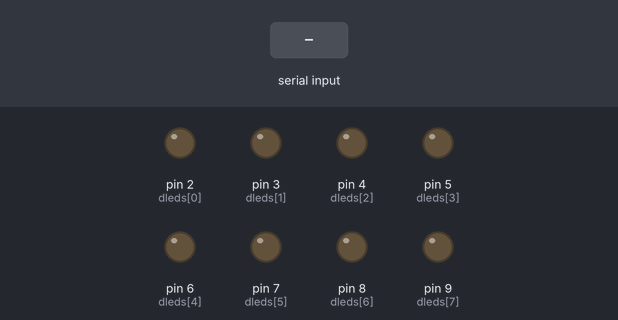
The sketch below on a simulated Arduino Uno, built with avr-gcc and run on an emulated ATmega328P. Shown: output pins drawn as LEDs (lit = HIGH). Dashed ring = blinking. Inputs (shaded band) come from the test bench.

Above: at 1.2 s.
1.3 s: "1" received over Serial
At 1.76 s:
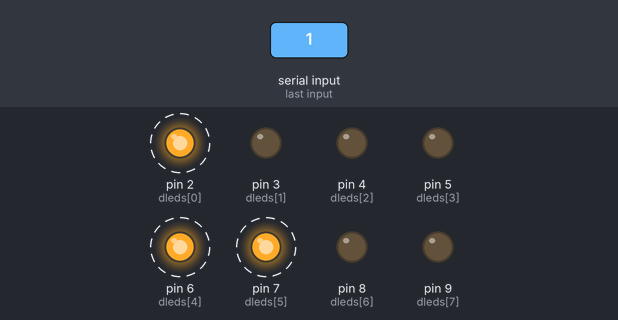
4.3 s: "0" received over Serial
7.3 s: "2" received over Serial
At 7.62 s:
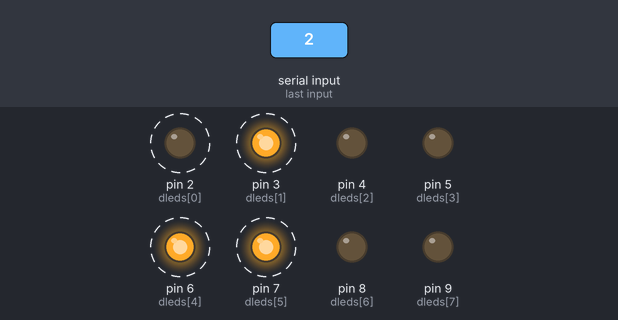
Timing chart, 0 to 16.3 s (numbered marks = the images above; inputs shaded):
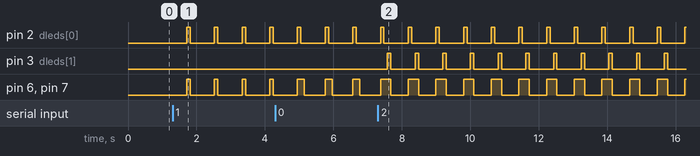

The sketch:

_8_led_cycle.ino
```cpp
//setting up array of leds

int dleds[8] ={2,3,4,5,6,7,8,9};
long c = 0 ;
long g = 0;;
char buffer[] = {0,0,0,0,
                 0,0,0,0};
long prev_milis = 0;
long interval = 100;
void setup(){
  c = 0;
 for (int i = 0; i<8;i++){
  pinMode(dleds[i], OUTPUT);
 }
 Serial.begin(9600);
}

void loop(){
  unsigned long cur_milis = millis();

  if(cur_milis - prev_milis > interval) {
    // save the last time you blinked the LED
    prev_milis = cur_milis;

    displayNumber((unsigned char)buffer[c%8]);
    c++;
  } else {
      if(Serial.available()){
       buffer[g%8]=Serial.read();
       g++;

      }
  }
}

void displayNumber(unsigned char in){
  int d;
  for (d = 0 ; d < 8 ; d++){
   if ( (in & 1) == 1) {
    digitalWrite(dleds[d], HIGH);
   } else {
     digitalWrite(dleds[d], LOW);
   }
    in = in >> 1;
  }
}
```

Measured:
- after the input at 1.3 s, pin 2 (dleds[0]), pin 6 (dleds[4]), pin 7 (dleds[5]): alternates HIGH for 0.10 s and LOW for 0.71 s, starting after 0.42 s
- after the input at 7.3 s, pin 3 (dleds[1]): alternates HIGH for 0.10 s and LOW for 0.71 s, starting after 0.28 s
